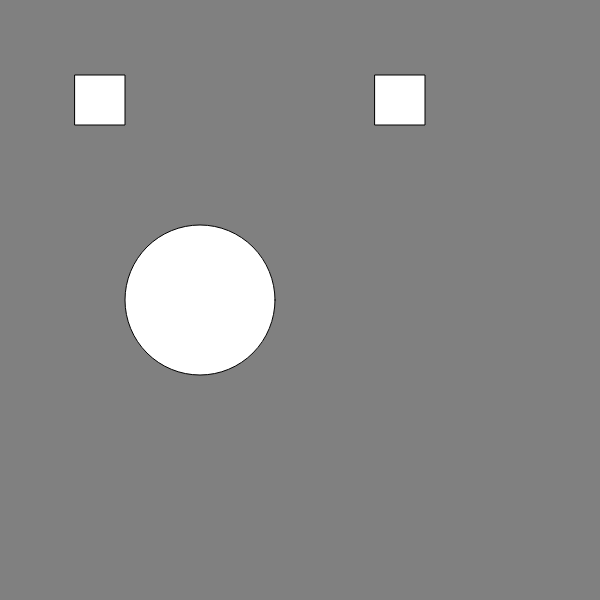
Frame 1 (no input)
Frame 60 (no input): identical to frame 1, image omitted
Frame 120 (the mouse pressed at the canvas centre since frame 60): identical to frame 1, image omitted

The p5.js sketch that drew this single still picture (run headless with seeded random() and noise() and a simulated clock; from frame 60 on, the mouse is pressed at the canvas centre):

// p5.js sketch
// ── sketch.js
let xPos = 200;
let yPos = 300;

function setup() {
  createCanvas(600, 600);
}

function draw() {
  background(128);
  ellipse(xPos, yPos, 150, 150);
  // triangle(x1, y1, x2, y2, x3, y3)
  rectMode(CENTER);
  rect(100, 100, 50, 50);
  rect(400, 100, 50, 50);
  // xPos = xPos+1;
}
